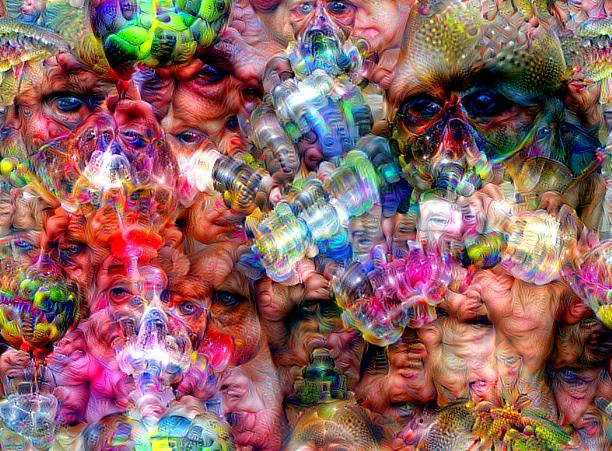
#> input picture Desktop/Ubuntu16.04/local/tensordream001.jpg, 612 x 451 px
$ jupyter execute --allow-errors sizing-and-cropping.ipynb   (shell and % lines are left out)
#> lines starting #> are read from the running program, lines starting #| are printed output that depends on the picture
#> (a cell that did not finish here is left out)

#> (a cell that did not finish here is left out)

[cell 3]
from PIL import Image
im=Image.open('tensordream001.jpg')
#> im is the input picture: PIL image 612x451 RGB; mean R, G, B 140.9, 99.2, 98.9
im.size # (width,height) tuple
#> Out = (612, 451)

[cell 4]
def add_cursor(fig, ax):
    plt.close(fig)

    vline = ax.axvline(1, color='k')
    hline = ax.axhline(0.5, color='k')

    def set_cursor(x, y):
        vline.set_xdata((x, x))
        hline.set_ydata((y, y))
        display(fig)

    interact(set_cursor, x=ax.get_xlim(), y=ax.get_ylim())

[cell 5]
import matplotlib.pyplot as plt
plt.rcParams['figure.figsize'] = (20.0, 10.0)
import matplotlib.image as mpimg
import numpy as np
img=mpimg.imread('tensordream001.jpg')
imgplot = plt.imshow(img)

[cell 6]
from PIL import Image
#> (the rest of this cell did not finish here and is left out)

img=mpimg.imread('newimage.png')
imgplot = plt.imshow(img)

[cell 7]
from PIL import Image
#> (the rest of this cell did not finish here and is left out)

#> (a cell that did not finish here is left out)

import numpy as np
import matplotlib.pyplot as plt
import matplotlib as mpl
import matplotlib.path as mpath
import matplotlib.patches as mpatches

import mpld3
from mpld3 import plugins, utils

class LinkedDragPlugin(plugins.PluginBase):
    JAVASCRIPT = r"""
    mpld3.register_plugin("drag", DragPlugin);
    DragPlugin.prototype = Object.create(mpld3.Plugin.prototype);
    DragPlugin.prototype.constructor = DragPlugin;
    DragPlugin.prototype.requiredProps = ["idpts", "idline", "idpatch"];
    DragPlugin.prototype.defaultProps = {}
    function DragPlugin(fig, props){
        mpld3.Plugin.call(this, fig, props);
    };

    DragPlugin.prototype.draw = function(){
        var patchobj = mpld3.get_element(this.props.idpatch, this.fig);
        var ptsobj = mpld3.get_element(this.props.idpts, this.fig);
        var lineobj = mpld3.get_element(this.props.idline, this.fig);

        var drag = d3.behavior.drag()
            .origin(function(d) { return {x:ptsobj.ax.x(d[0]),
                                          y:ptsobj.ax.y(d[1])}; })
            .on("dragstart", dragstarted)
            .on("drag", dragged)
            .on("dragend", dragended);

        lineobj.path.attr("d", lineobj.datafunc(ptsobj.offsets));
        patchobj.path.attr("d", patchobj.datafunc(ptsobj.offsets,
                                                  patchobj.pathcodes));
        lineobj.data = ptsobj.offsets;
        patchobj.data = ptsobj.offsets;

        ptsobj.elements()
           .data(ptsobj.offsets)
           .style("cursor", "default")
           .call(drag);

        function dragstarted(d) {
          d3.event.sourceEvent.stopPropagation();
          d3.select(this).classed("dragging", true);
        }

        function dragged(d, i) {
          d[0] = ptsobj.ax.x.invert(d3.event.x);
          d[1] = ptsobj.ax.y.invert(d3.event.y);
          d3.select(this)
            .attr("transform", "translate(" + [d3.event.x,d3.event.y] + ")");
          lineobj.path.attr("d", lineobj.datafunc(ptsobj.offsets));
          patchobj.path.attr("d", patchobj.datafunc(ptsobj.offsets,
                                                    patchobj.pathcodes));
        }

        function dragended(d, i) {
          d3.select(this).classed("dragging", false);
        }
    }

    mpld3.register_plugin("drag", DragPlugin);
    """

    def __init__(self, points, line, patch):
        if isinstance(points, mpl.lines.Line2D):
            suffix = "pts"
        else:
            suffix = None

        self.dict_ = {"type": "drag",
                      "idpts": utils.get_id(points, suffix),
                      "idline": utils.get_id(line),
                      "idpatch": utils.get_id(patch)}

fig, ax = plt.subplots()

Path = mpath.Path
path_data = [
    (Path.MOVETO, (1.58, -2.57)),
    (Path.CURVE4, (0.35, -1.1)),
    (Path.CURVE4, (-1.75, 2.0)),
    (Path.CURVE4, (0.375, 2.0)),
    (Path.LINETO, (0.85, 1.15)),
    (Path.CURVE4, (2.2, 3.2)),
    (Path.CURVE4, (3, 0.05)),
    (Path.CURVE4, (2.0, -0.5)),
    (Path.CLOSEPOLY, (1.58, -2.57)),
    ]
codes, verts = zip(*path_data)
path = mpath.Path(verts, codes)
patch = mpatches.PathPatch(path, facecolor='r', alpha=0.5)
ax.add_patch(patch)

# plot control points and connecting lines
x, y = zip(*path.vertices[:-1])
points = ax.plot(x, y, 'go', ms=10)
line = ax.plot(x, y, '-k')

ax.grid(True, color='gray', alpha=0.5)
ax.axis('equal')
ax.set_title("Drag Points to Change Path", fontsize=18)

plugins.connect(fig, LinkedDragPlugin(points[0], line[0], patch))

mpld3.display()

[cell 9]
import matplotlib.pyplot as plt
import numpy as np

import mpld3
from mpld3 import plugins

fig, ax = plt.subplots()

x = np.linspace(-2, 2, 20)
y = x[:, None]
X = np.zeros((20, 20, 4))

X[:, :, 0] = np.exp(- (x - 1) ** 2 - (y) ** 2)
X[:, :, 1] = np.exp(- (x + 0.71) ** 2 - (y - 0.71) ** 2)
X[:, :, 2] = np.exp(- (x + 0.71) ** 2 - (y + 0.71) ** 2)
X[:, :, 3] = np.exp(-0.25 * (x ** 2 + y ** 2))

im = ax.imshow(X, extent=(10, 20, 10, 20),
               origin='lower', zorder=1, interpolation='nearest')
fig.colorbar(im, ax=ax)

ax.set_title('An Image', size=20)

plugins.connect(fig, plugins.MousePosition(fontsize=14))
#> (this line was passed over: mpld3 is not available in this run)

mpld3.display()
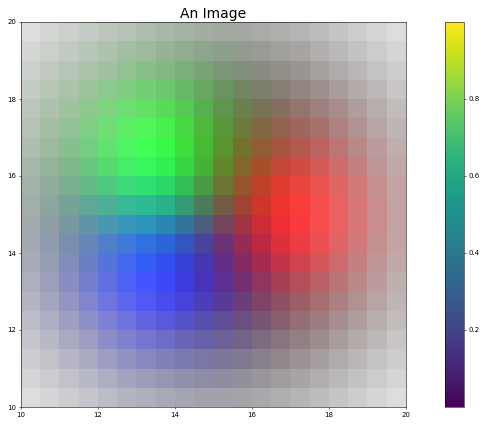
#> figure drawn by matplotlib, 2 panels

[cell 10]
import matplotlib.pyplot as plt
plt.rcParams['figure.figsize'] = (20.0, 10.0)
import matplotlib.image as mpimg
import numpy as np
import mpld3
from mpld3 import plugins


#> (the rest of this cell did not finish here and is left out)

[cell 11]
import matplotlib.pyplot as plt
import numpy as np
import mpld3

mpld3.enable_notebook()
#> (this line was passed over: mpld3 is not available in this run)

[cell 12]
from mpld3 import plugins

#> (the rest of this cell did not finish here and is left out)

[cell 13]
import matplotlib.pyplot as plt
import numpy as np
import mpld3

mpld3.enable_notebook()
#> (this line was passed over: mpld3 is not available in this run)


#> (the rest of this cell did not finish here and is left out)

[cell 14]
fig, ax = plt.subplots()
ax.plot([3,1,2,4,0,5,3,2,0,2,4])
plt.close(fig)
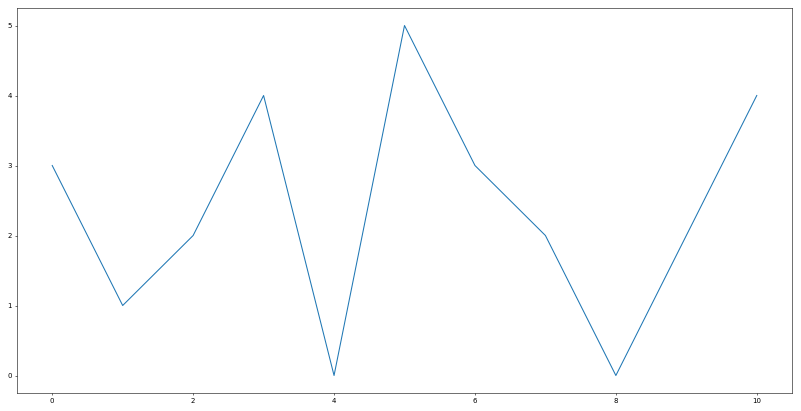
#> figure drawn by matplotlib, 1 panel; curve peaks at x = 5, y = 5

vline = ax.axvline(1)
hline = ax.axhline(0.5)

def set_cursor(x, y):
    vline.set_xdata((x, x))
    hline.set_ydata((y, y))
    display(fig)

#> (the rest of this cell did not finish here and is left out)
